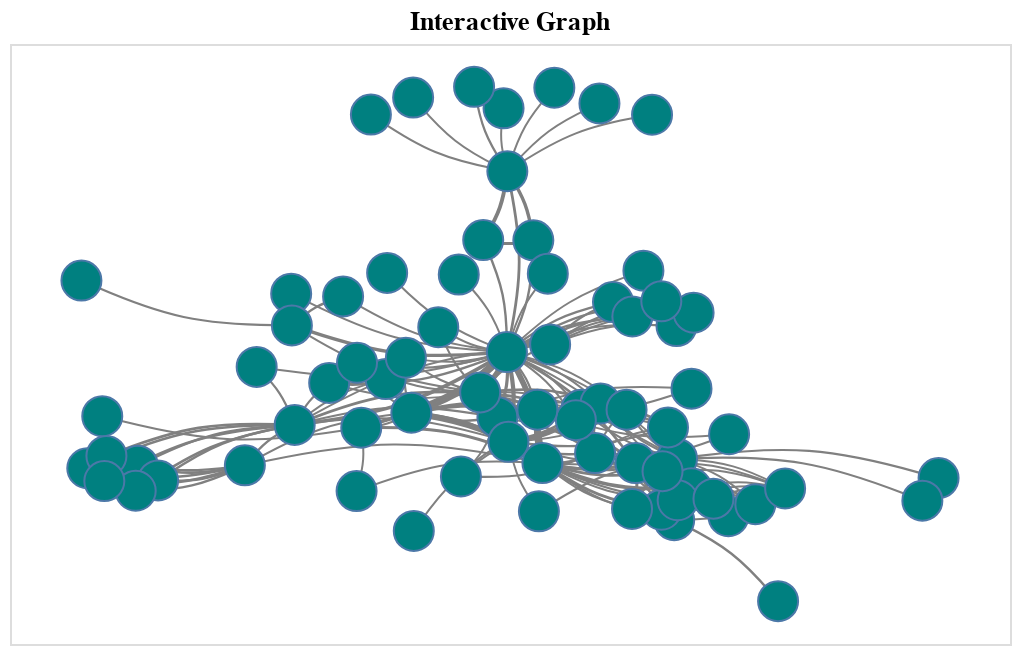

Notebook source saved alongside this figure:
### Markdown cell above
interactive Altair version:

### Code cell
anx.draw_networkx(G, pos,
                  node_tooltip = ['node', 'Gender'], 
                  curved_edges = True, edge_width = 'value'
).properties(title = 'Interactive Graph').interactive()

### Figure 1 — Vega-Lite specification as saved in the notebook (floating-point values rounded to 4 significant figures; data arrays with more than 128 entries replaced by an {"elided": "..."} marker saying what was removed)
{"config": {"view": {"continuousWidth": 300, "continuousHeight": 300}}, "layer": [{"data": {"name": "data-d92ba67d86101afbe85ad6793b2cbdaf"}, "mark": {"type": "line", "color": "grey", "interpolate": "basis", "opacity": 1.0, "point": {"opacity": 0, "size": 400}}, "encoding": {"detail": {"field": "edge", "type": "quantitative"}, "order": {"field": "order", "type": "quantitative"}, "strokeWidth": {"field": "value", "legend": null, "type": "quantitative"}, "x": {"axis": null, "field": "x", "type": "quantitative"}, "y": {"axis": null, "field": "y", "type": "quantitative"}}, "name": "view_8"}, {"data": {"name": "data-7382e61b4eb490cb29dda639e83c7461"}, "mark": {"type": "point", "fill": "teal", "opacity": 1.0, "shape": "circle", "size": 400, "strokeWidth": 1.0}, "encoding": {"tooltip": [{"field": "node", "type": "nominal"}, {"field": "Gender", "type": "nominal"}], "x": {"axis": null, "field": "x", "type": "quantitative"}, "y": {"axis": null, "field": "y", "type": "quantitative"}}}], "encoding": {"x": {"scale": {"domain": [-0.1389, 1.806]}}, "y": {"scale": {"domain": [-0.08333, 1.083]}}}, "height": 300.0, "params": [{"name": "param_8", "select": {"type": "interval", "encodings": ["x", "y"]}, "bind": "scales", "views": ["view_8"]}], "title": "Interactive Graph", "width": 500.0, "$schema": "https://vega.github.io/schema/vega-lite/v5.20.1.json", "datasets": {"data-d92ba67d86101afbe85ad6793b2cbdaf": {"elided": "744 records"}, "data-7382e61b4eb490cb29dda639e83c7461": [{"node": "Myriel", "x": 0.8282, "y": 0.8359, "graphics": {"x": -345.7, "y": -208.3, "z": 0.0, "w": 4.0, "h": 4.0, "d": 4.0, "fill": "#999999"}, "Gender": "M"}, {"node": "Napoleon", "x": 0.645, "y": 0.9791, "graphics": {"x": -157.2, "y": 158.6, "z": 0.0, "w": 4.0, "h": 4.0, "d": 4.0, "fill": "#999999"}, "Gender": "M"}, {"node": "MlleBaptistine", "x": 0.8787, "y": 0.7015, "graphics": {"x": -68.08, "y": 223.1, "z": 0.0, "w": 4.0, "h": 4.0, "d": 4.0, "fill": "#999999"}, "Gender": "F"}, {"node": "MmeMagloire", "x": 0.7813, "y": 0.7021, "graphics": {"x": 69.3, "y": 33.2, "z": 0.0, "w": 4.0, "h": 4.0, "d": 4.0, "fill": "#999999"}, "Gender": "F"}, {"node": "CountessDeLo", "x": 0.9195, "y": 0.9983, "graphics": {"x": 326.3, "y": -369.6, "z": 0.0, "w": 4.0, "h": 4.0, "d": 4.0, "fill": "#999999"}, "Gender": "F"}, {"node": "Geborand", "x": 1.007, "y": 0.9678, "graphics": {"x": -336.7, "y": -0.2103, "z": 0.0, "w": 4.0, "h": 4.0, "d": 4.0, "fill": "#999999"}, "Gender": "F"}, {"node": "Champtercier", "x": 0.8208, "y": 0.9583, "graphics": {"x": -52.25, "y": -25.25, "z": 0.0, "w": 4.0, "h": 4.0, "d": 4.0, "fill": "#999999"}, "Gender": "M"}, {"node": "Cravatte", "x": 0.5629, "y": 0.946, "graphics": {"x": 310.5, "y": -316.8, "z": 0.0, "w": 4.0, "h": 4.0, "d": 4.0, "fill": "#999999"}, "Gender": "M"}, {"node": "Count", "x": 0.7635, "y": 1.0, "graphics": {"x": -364.0, "y": -166.8, "z": 0.0, "w": 4.0, "h": 4.0, "d": 4.0, "fill": "#999999"}, "Gender": "M"}, {"node": "OldMan", "x": 1.11, "y": 0.9458, "graphics": {"x": -94.11, "y": 107.2, "z": 0.0, "w": 4.0, "h": 4.0, "d": 4.0, "fill": "#999999"}, "Gender": "M"}, {"node": "Labarre", "x": 0.7337, "y": 0.635, "graphics": {"x": -263.9, "y": -8.312, "z": 0.0, "w": 4.0, "h": 4.0, "d": 4.0, "fill": "#999999"}, "Gender": "M"}, {"node": "Valjean", "x": 0.8274, "y": 0.4844, "graphics": {"x": 203.8, "y": 371.8, "z": 0.0, "w": 4.0, "h": 4.0, "d": 4.0, "fill": "#999999"}, "Gender": "M"}, {"node": "Marguerite", "x": 0.3407, "y": 0.4555, "graphics": {"x": -327.9, "y": -371.4, "z": 0.0, "w": 4.0, "h": 4.0, "d": 4.0, "fill": "#999999"}, "Gender": "F"}, {"node": "MmeDeR", "x": 1.093, "y": 0.6426, "graphics": {"x": 39.91, "y": 64.54, "z": 0.0, "w": 4.0, "h": 4.0, "d": 4.0, "fill": "#999999"}, "Gender": "F"}, {"node": "Isabeau", "x": 0.4078, "y": 0.5979, "graphics": {"x": -179.4, "y": -259.5, "z": 0.0, "w": 4.0, "h": 4.0, "d": 4.0, "fill": "#999999"}, "Gender": "M"}, {"node": "Gervais", "x": 0.9069, "y": 0.6367, "graphics": {"x": 165.7, "y": 138.7, "z": 0.0, "w": 4.0, "h": 4.0, "d": 4.0, "fill": "#999999"}, "Gender": "M"}, {"node": "Tholomyes", "x": 0.3178, "y": 0.264, "graphics": {"x": 170.6, "y": -224.4, "z": 0.0, "w": 4.0, "h": 4.0, "d": 4.0, "fill": "#999999"}, "Gender": "M"}, {"node": "Listolier", "x": 0.01136, "y": 0.2584, "graphics": {"x": 30.62, "y": 312.6, "z": 0.0, "w": 4.0, "h": 4.0, "d": 4.0, "fill": "#999999"}, "Gender": "M"}, {"node": "Fameuil", "x": 0.1096, "y": 0.2634, "graphics": {"x": 260.3, "y": -220.1, "z": 0.0, "w": 4.0, "h": 4.0, "d": 4.0, "fill": "#999999"}, "Gender": "M"}, {"node": "Blacheville", "x": 0.149, "y": 0.2348, "graphics": {"x": -33.17, "y": 199.5, "z": 0.0, "w": 4.0, "h": 4.0, "d": 4.0, "fill": "#999999"}, "Gender": "M"}, {"node": "Favourite", "x": 0.1055, "y": 0.2146, "graphics": {"x": -284.9, "y": -279.4, "z": 0.0, "w": 4.0, "h": 4.0, "d": 4.0, "fill": "#999999"}, "Gender": "F"}, {"node": "Dahlia", "x": 0.04859, "y": 0.2823, "graphics": {"x": -225.0, "y": 348.9, "z": 0.0, "w": 4.0, "h": 4.0, "d": 4.0, "fill": "#999999"}, "Gender": "F"}, {"node": "Zephine", "x": 0.04452, "y": 0.2335, "graphics": {"x": -32.71, "y": 44.78, "z": 0.0, "w": 4.0, "h": 4.0, "d": 4.0, "fill": "#999999"}, "Gender": "F"}, {"node": "Fantine", "x": 0.4147, "y": 0.3427, "graphics": {"x": 281.3, "y": 184.8, "z": 0.0, "w": 4.0, "h": 4.0, "d": 4.0, "fill": "#999999"}, "Gender": "F"}, {"node": "MmeThenardier", "x": 0.8089, "y": 0.3578, "graphics": {"x": 221.2, "y": 139.8, "z": 0.0, "w": 4.0, "h": 4.0, "d": 4.0, "fill": "#999999"}, "Gender": "F"}, {"node": "Cosette", "x": 0.6415, "y": 0.3664, "graphics": {"x": 26.97, "y": 49.73, "z": 0.0, "w": 4.0, "h": 4.0, "d": 4.0, "fill": "#999999"}, "Gender": "F"}, {"node": "Javert", "x": 0.7753, "y": 0.4059, "graphics": {"x": 432.5, "y": 203.4, "z": 0.0, "w": 4.0, "h": 4.0, "d": 4.0, "fill": "#999999"}, "Gender": "M"}, {"node": "Fauchelevent", "x": 0.4092, "y": 0.5361, "graphics": {"x": -324.1, "y": -185.0, "z": 0.0, "w": 4.0, "h": 4.0, "d": 4.0, "fill": "#999999"}, "Gender": "M"}, {"node": "Bamatabois", "x": 0.9114, "y": 0.4991, "graphics": {"x": -194.8, "y": 293.6, "z": 0.0, "w": 4.0, "h": 4.0, "d": 4.0, "fill": "#999999"}, "Gender": "M"}, {"node": "Perpetue", "x": 0.5916, "y": 0.4318, "graphics": {"x": 364.6, "y": -406.6, "z": 0.0, "w": 4.0, "h": 4.0, "d": 4.0, "fill": "#999999"}, "Gender": "F"}, {"node": "Simplice", "x": 0.4817, "y": 0.4244, "graphics": {"x": -136.2, "y": -383.9, "z": 0.0, "w": 4.0, "h": 4.0, "d": 4.0, "fill": "#999999"}, "Gender": "F"}, {"node": "Scaufflaire", "x": 0.5944, "y": 0.6383, "graphics": {"x": 294.4, "y": 191.2, "z": 0.0, "w": 4.0, "h": 4.0, "d": 4.0, "fill": "#999999"}, "Gender": "M"}, {"node": "Woman1", "x": 0.6938, "y": 0.5326, "graphics": {"x": 142.6, "y": -177.9, "z": 0.0, "w": 4.0, "h": 4.0, "d": 4.0, "fill": "#999999"}, "Gender": "F"}, {"node": "Judge", "x": 1.034, "y": 0.5816, "graphics": {"x": 354.3, "y": 62.21, "z": 0.0, "w": 4.0, "h": 4.0, "d": 4.0, "fill": "#999999"}, "Gender": "M"}, {"node": "Champmathieu", "x": 1.071, "y": 0.5534, "graphics": {"x": -60.12, "y": 224.5, "z": 0.0, "w": 4.0, "h": 4.0, "d": 4.0, "fill": "#999999"}, "Gender": "M"}, {"node": "Brevet", "x": 1.157, "y": 0.5349, "graphics": {"x": -311.4, "y": -322.2, "z": 0.0, "w": 4.0, "h": 4.0, "d": 4.0, "fill": "#999999"}, "Gender": "M"}, {"node": "Chenildieu", "x": 1.19, "y": 0.5609, "graphics": {"x": 217.4, "y": -391.1, "z": 0.0, "w": 4.0, "h": 4.0, "d": 4.0, "fill": "#999999"}, "Gender": "M"}, {"node": "Cochepaille", "x": 1.128, "y": 0.583, "graphics": {"x": -137.7, "y": -198.7, "z": 0.0, "w": 4.0, "h": 4.0, "d": 4.0, "fill": "#999999"}, "Gender": "M"}, {"node": "Boulatruelle", "x": 0.6463, "y": 0.1366, "graphics": {"x": 381.7, "y": -102.8, "z": 0.0, "w": 4.0, "h": 4.0, "d": 4.0, "fill": "#999999"}, "Gender": "M"}, {"node": "Eponine", "x": 0.9988, "y": 0.2878, "graphics": {"x": 50.22, "y": 357.6, "z": 0.0, "w": 4.0, "h": 4.0, "d": 4.0, "fill": "#999999"}, "Gender": "F"}, {"node": "Anzelma", "x": 0.7379, "y": 0.2423, "graphics": {"x": -232.9, "y": -257.8, "z": 0.0, "w": 4.0, "h": 4.0, "d": 4.0, "fill": "#999999"}, "Gender": "F"}, {"node": "Woman2", "x": 0.5359, "y": 0.4636, "graphics": {"x": 269.8, "y": 213.3, "z": 0.0, "w": 4.0, "h": 4.0, "d": 4.0, "fill": "#999999"}, "Gender": "F"}, {"node": "MotherInnocent", "x": 0.5088, "y": 0.5925, "graphics": {"x": -53.76, "y": -36.89, "z": 0.0, "w": 4.0, "h": 4.0, "d": 4.0, "fill": "#999999"}, "Gender": "F"}, {"node": "Gribier", "x": 0.0, "y": 0.6233, "graphics": {"x": -104.1, "y": -365.1, "z": 0.0, "w": 4.0, "h": 4.0, "d": 4.0, "fill": "#999999"}, "Gender": "M"}, {"node": "MmeBurgon", "x": 0.8895, "y": 0.1746, "graphics": {"x": -74.13, "y": 0.9946, "z": 0.0, "w": 4.0, "h": 4.0, "d": 4.0, "fill": "#999999"}, "Gender": "F"}, {"node": "Gavroche", "x": 1.158, "y": 0.2771, "graphics": {"x": -258.2, "y": -334.3, "z": 0.0, "w": 4.0, "h": 4.0, "d": 4.0, "fill": "#999999"}, "Gender": "M"}, {"node": "Magnon", "x": 1.186, "y": 0.4131, "graphics": {"x": 244.6, "y": -342.7, "z": 0.0, "w": 4.0, "h": 4.0, "d": 4.0, "fill": "#999999"}, "Gender": "F"}, {"node": "MlleGillenormand", "x": 0.5441, "y": 0.3374, "graphics": {"x": -140.8, "y": 167.0, "z": 0.0, "w": 4.0, "h": 4.0, "d": 4.0, "fill": "#999999"}, "Gender": "F"}, {"node": "MmePontmercy", "x": 0.535, "y": 0.214, "graphics": {"x": -31.92, "y": -306.1, "z": 0.0, "w": 4.0, "h": 4.0, "d": 4.0, "fill": "#999999"}, "Gender": "F"}, {"node": "MlleVaubois", "x": 0.04049, "y": 0.3596, "graphics": {"x": -94.85, "y": -9.905, "z": 0.0, "w": 4.0, "h": 4.0, "d": 4.0, "fill": "#999999"}, "Gender": "F"}, {"node": "BaronessT", "x": 1.259, "y": 0.3245, "graphics": {"x": 187.6, "y": 10.45, "z": 0.0, "w": 4.0, "h": 4.0, "d": 4.0, "fill": "#999999"}, "Gender": "F"}, {"node": "Mabeuf", "x": 1.153, "y": 0.1575, "graphics": {"x": 42.67, "y": 300.7, "z": 0.0, "w": 4.0, "h": 4.0, "d": 4.0, "fill": "#999999"}, "Gender": "M"}, {"node": "Enjolras", "x": 1.077, "y": 0.2685, "graphics": {"x": -342.8, "y": 279.8, "z": 0.0, "w": 4.0, "h": 4.0, "d": 4.0, "fill": "#999999"}, "Gender": "M"}, {"node": "Combeferre", "x": 1.128, "y": 0.1778, "graphics": {"x": -112.4, "y": -149.4, "z": 0.0, "w": 4.0, "h": 4.0, "d": 4.0, "fill": "#999999"}, "Gender": "M"}, {"node": "Prouvaire", "x": 1.258, "y": 0.1651, "graphics": {"x": 263.2, "y": -92.38, "z": 0.0, "w": 4.0, "h": 4.0, "d": 4.0, "fill": "#999999"}, "Gender": "M"}, {"node": "Feuilly", "x": 1.071, "y": 0.1793, "graphics": {"x": 182.1, "y": 192.5, "z": 0.0, "w": 4.0, "h": 4.0, "d": 4.0, "fill": "#999999"}, "Gender": "M"}, {"node": "Courfeyrac", "x": 1.186, "y": 0.2194, "graphics": {"x": 101.6, "y": -1.809, "z": 0.0, "w": 4.0, "h": 4.0, "d": 4.0, "fill": "#999999"}, "Gender": "M"}, {"node": "Bahorel", "x": 1.159, "y": 0.1962, "graphics": {"x": 271.2, "y": -139.4, "z": 0.0, "w": 4.0, "h": 4.0, "d": 4.0, "fill": "#999999"}, "Gender": "M"}, {"node": "Bossuet", "x": 1.13, "y": 0.2528, "graphics": {"x": 46.38, "y": 46.17, "z": 0.0, "w": 4.0, "h": 4.0, "d": 4.0, "fill": "#999999"}, "Gender": "M"}, {"node": "Joly", "x": 1.229, "y": 0.1993, "graphics": {"x": -322.4, "y": -209.6, "z": 0.0, "w": 4.0, "h": 4.0, "d": 4.0, "fill": "#999999"}, "Gender": "M"}, {"node": "Grantaire", "x": 1.31, "y": 0.1884, "graphics": {"x": 221.1, "y": 335.9, "z": 0.0, "w": 4.0, "h": 4.0, "d": 4.0, "fill": "#999999"}, "Gender": "M"}, {"node": "MotherPlutarch", "x": 1.355, "y": 0.0, "graphics": {"x": -286.1, "y": -275.4, "z": 0.0, "w": 4.0, "h": 4.0, "d": 4.0, "fill": "#999999"}, "Gender": "F"}, {"node": "Gueulemer", "x": 0.9718, "y": 0.3723, "graphics": {"x": -251.9, "y": 320.0, "z": 0.0, "w": 4.0, "h": 4.0, "d": 4.0, "fill": "#999999"}, "Gender": "M"}, {"node": "Babet", "x": 1.009, "y": 0.3843, "graphics": {"x": 343.3, "y": 256.4, "z": 0.0, "w": 4.0, "h": 4.0, "d": 4.0, "fill": "#999999"}, "Gender": "M"}, {"node": "Claquesous", "x": 0.9614, "y": 0.352, "graphics": {"x": -273.1, "y": 360.9, "z": 0.0, "w": 4.0, "h": 4.0, "d": 4.0, "fill": "#999999"}, "Gender": "M"}, {"node": "Montparnasse", "x": 1.06, "y": 0.3723, "graphics": {"x": -9.103, "y": -115.5, "z": 0.0, "w": 4.0, "h": 4.0, "d": 4.0, "fill": "#999999"}, "Gender": "M"}, {"node": "Toussaint", "x": 0.6309, "y": 0.4734, "graphics": {"x": 2.892, "y": 358.5, "z": 0.0, "w": 4.0, "h": 4.0, "d": 4.0, "fill": "#999999"}, "Gender": "M"}, {"node": "Child1", "x": 1.667, "y": 0.2393, "graphics": {"x": -270.0, "y": -194.3, "z": 0.0, "w": 4.0, "h": 4.0, "d": 4.0, "fill": "#999999"}, "Gender": "M"}, {"node": "Child2", "x": 1.635, "y": 0.1954, "graphics": {"x": -280.8, "y": -51.19, "z": 0.0, "w": 4.0, "h": 4.0, "d": 4.0, "fill": "#999999"}, "Gender": "M"}, {"node": "Brujon", "x": 1.141, "y": 0.3378, "graphics": {"x": 211.2, "y": 347.7, "z": 0.0, "w": 4.0, "h": 4.0, "d": 4.0, "fill": "#999999"}, "Gender": "M"}, {"node": "MmeHucheloup", "x": 1.368, "y": 0.219, "graphics": {"x": -99.11, "y": 348.5, "z": 0.0, "w": 4.0, "h": 4.0, "d": 4.0, "fill": "#999999"}, "Gender": "F"}, {"node": "Marius", "x": 0.8964, "y": 0.2684, "graphics": {"x": -127.7, "y": -56.68, "z": 0.0, "w": 4.0, "h": 4.0, "d": 4.0, "fill": "#999999"}, "Gender": "M"}, {"node": "Thenardier,Jondrette", "x": 0.8303, "y": 0.3097, "graphics": {"x": 203.8, "y": 332.1, "z": 0.0, "w": 4.0, "h": 4.0, "d": 4.0, "fill": "#999999"}, "Gender": "M"}, {"node": "LtGillenormand", "x": 0.8866, "y": 0.3723, "graphics": {"x": 359.9, "y": -24.08, "z": 0.0, "w": 4.0, "h": 4.0, "d": 4.0, "fill": "#999999"}, "Gender": "M"}]}}
